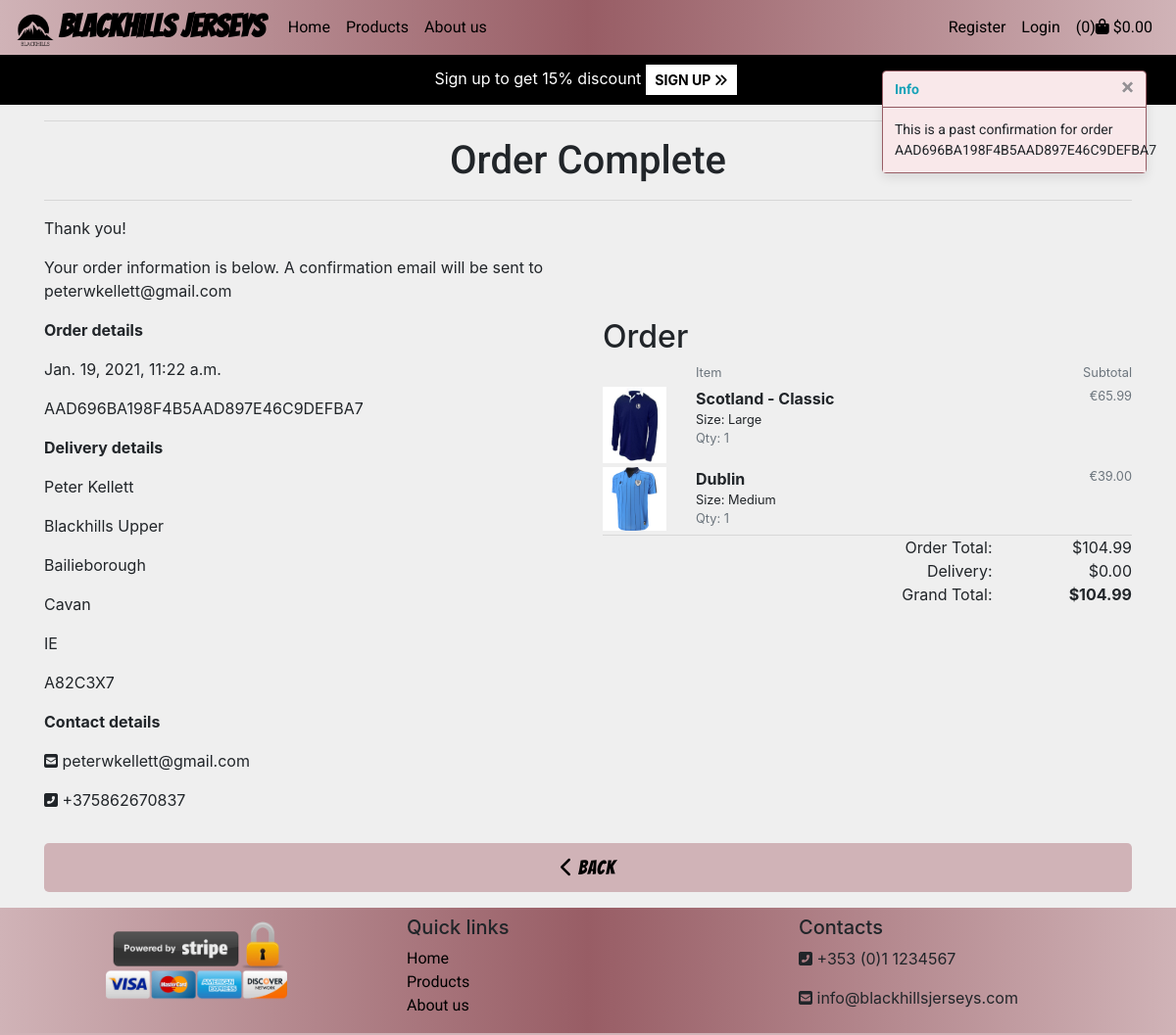
Page /profile/order_history/AAD696BA198F4B5AAD897E46C9DEFBA7 on the committed database.
### checkout/models.py (models this page shows, shortened)
class Order(models.Model):
    order_number = models.CharField(max_length=32,
                                    null=False,
                                    editable=False)
    user_profile = models.ForeignKey(UserProfile,
                                     on_delete=models.SET_NULL,
                                     null=True,
                                     blank=True,
                                     related_name='orders')
    full_name = models.CharField(max_length=50,
                                 null=False,
                                 blank=False)
    email = models.EmailField(max_length=254,
                              null=False,
                              blank=False)
    phone_number = models.CharField(max_length=20,
                                    null=False,
                                    blank=False)
    country = CountryField(blank_label='Country*',
                           max_length=40,
                           null=False,
                           blank=False)
    postcode = models.CharField(max_length=20,
                                null=True,
                                blank=True)
    town_or_city = models.CharField(max_length=40,
                                    null=False,
                                    blank=False)
    street_address1 = models.CharField(max_length=80,
                                       null=False,
                                       blank=False)
    street_address2 = models.CharField(max_length=80,
                                       null=True,
                                       blank=True)
    county = models.CharField(max_length=80,
                              null=False,
                              blank=False)
    date = models.DateTimeField(auto_now_add=True)
    delivery_cost = models.DecimalField(max_digits=6,
                                        decimal_places=2,
                                        null=False,
                                        default=0)
    order_total = models.DecimalField(max_digits=10,
                                      decimal_places=2,
                                      null=False,
                                      default=0)
    grand_total = models.DecimalField(max_digits=10,
                                      decimal_places=2,
                                      null=False,
                                      default=0)
    original_bag = models.TextField(null=False,
                                    blank=False,
                                    default='')
    stripe_pid = models.CharField(max_length=254,
                                  null=False,
                                  blank=False,
                                  default='')

class OrderLineItem(models.Model):
    order = models.ForeignKey(Order,
                              null=False,
                              blank=False,
                              on_delete=models.CASCADE,
                              related_name='lineitems')
    product = models.ForeignKey(Product,
                                null=False,
                                blank=False,
                                on_delete=models.CASCADE,
                                related_name='lineitems')
    product_size = models.CharField(max_length=10,
                                    null=False,
                                    blank=False)
    quantity = models.IntegerField(null=False,
                                   blank=False,
                                   default=0)
    lineitem_total = models.DecimalField(max_digits=6,
                                         decimal_places=2,
                                         null=False,
                                         blank=False,
                                         editable=False)

### products/models.py (models this page shows, shortened)
class Product(models.Model):
    category = models.ForeignKey('Category',
                                 null=True,
                                 blank=True,
                                 on_delete=models.SET_NULL)
    name = models.CharField(max_length=254)
    description = models.TextField(null=True,
                                   blank=True)
    price = models.DecimalField(max_digits=6, decimal_places=2)
    image_url = models.URLField(max_length=1024,
                                null=True,
                                blank=True)
    image = models.ImageField(null=True, blank=True)
    sku = models.CharField(max_length=254,
                           null=True,
                           blank=True)
    size_s = models.BooleanField(default=False,
                                 null=True,
                                 blank=True)
    size_m = models.BooleanField(default=False,
                                 null=True,
                                 blank=True)
    size_lg = models.BooleanField(default=False,
                                  null=True,
                                  blank=True)
    size_xl = models.BooleanField(default=False,
                                  null=True,
                                  blank=True)
    number_of_reviews = models.IntegerField(blank=True,
                                            null=True)

### profiles/views.py (the view)
# urls.py: path('order_history/<order_number>',
def order_history(request, order_number):
    order = get_object_or_404(Order, order_number=order_number)
    messages.info(request, (
        f'This is a past confirmation for order {order_number}'
    ))
    template = 'checkout/checkout_success.html'
    context = {
        'order': order,
        'from_profile_page': True,
    }
    return render(request, template, context)

### checkout/templates/checkout/checkout_success.html (shortened to what this page needs)
{% extends 'base.html' %} {% load static %} {% block page_header %}
<div class="container header-container">
</div>
{% endblock %} {% block content %}
<section class="container">
    <hr>
        <h1 class="text-center m-2">Order Complete</h1>
    <hr>
    <div class="row">
        <div class="col-12 col-md-6">
            <p>Thank you!</p>
            <p>Your order information is below. A confirmation email will be sent to {{ order.email }}</p>
        </div>
    </div>
</section>
<section class="container">
    <div class="row">
        <div class="col-12 col-lg-6">
            <p><strong>Order details</strong></p>
            <p>{{ order.date }}</p>
            <p>{{ order.order_number }}</p>
            <p><strong>Delivery details</strong></p>
            <p>{{ order.full_name }}</p>
            <p>{{ order.street_address1 }}</p>
            <p>{{ order.town_or_city }}</p>
            <p>{{ order.county }}</p>
            <p>{{ order.country }}</p>
            <p>{{ order.postcode }}</p>
            <p><strong>Contact details</strong></p>
            <p><i class="fas fa-envelope-square"></i> {{ order.email }}</p>
            <p><i class="fas fa-phone-square-alt"></i> {{ order.phone_number }}</p>
        </div>
        <div class="col-12 col-lg-6 order-lg-last mb-5">
            <h2>Order</h2>
            <div class="row">
                <div class="col-7 offset-2">
                    <p class="mb-1 mt-0 small text-muted">Item</p>
                </div>
                <div class="col-3 text-right">
                    <p class="mb-1 mt-0 small text-muted">Subtotal</p>
                </div>
            </div>
            {% for item in order.lineitems.all %}
                <div class="row">
                    <div class="col-2 mb-1">
                            {% if item.product.image %}
                                <img class="w-100" src="{{ item.product.image.url }}" alt="{{ product.name }}">
                            {% else %}
                                <img class="w-100" src="{{ MEDIA_URL }}noimage.png" alt="{{ product.name }}">
                            {% endif %}
                    </div>
                    <div class="col-7">
                        <p class="my-0"><strong>{{ item.product.name }}</strong></p>
                        <p class="my-0 small">Size: {{ item.product_size.title }}</p>
                        <p class="my-0 small text-muted">Qty: {{ item.quantity }}</p>
                    </div>
                    <div class="col-3 text-right">
                        <p class="my-0 small text-muted">€{{ item.lineitem_total  }}</p>
                    </div>
                </div>
            {% endfor %}
            <hr class="my-0">
            <div class="row text-black text-right">
                <div class="col-7 offset-2">
                    <p class="my-0">Order Total:</p>
                    <p class="my-0">Delivery:</p>
                    <p class="my-0">Grand Total:</p>
                </div>
                <div class="col-3">
                    <p class="my-0">${{ order.order_total }}</p>
                    <p class="my-0">${{ order.delivery_cost }}</p>
                    <p class="my-0"><strong>${{ order.grand_total }}</strong></p>
                </div>
            </div>
        </div>
    </div>
    <div class="row">
        <div class="col py-3 w-25">
            {% if from_profile_page %}
                <a href="{% url 'profile' %}" class="btn btn-lg products-button w-100">
                    <span class="icon">
                        <i class="fas fa-chevron-left"></i>
                    </span>
                    <span>Back</span>
                </a>
            {% endif %}
        </div>
    </div>
</section>
{% endblock %}

### static/css/base.css (style rules this page uses)
body { background-color: #efefef; display: flex; min-height: 100vh; width: 100%; overflow-x: hidden; flex-direction: column; }
h1 { font-family: 'Roboto', sans-serif; }
.header-container { height: 56px; }
.products-button { letter-spacing: 0.05rem; color: #000; background-color: #d0b2b6f7; font-family: 'Bangers', cursive; border: 2px solid transparent; }

### rows in the picture
Order: email "peterwkellett@gmail.com", date "Jan. 19, 2021, 11:22 a.m.", order_number "AAD696BA198F4B5AAD897E46C9DEFBA7", full_name "Peter Kellett", street_address1 "Blackhills Upper", town_or_city "Bailieborough", county "Cavan", country "IE", postcode "A82C3X7", phone_number "+375862670837", order_total "104.99", delivery_cost "0.00", grand_total "104.99"
OrderLineItem: product.image (picture), product.name "Scotland - Classic", product_size "Large", quantity "1", lineitem_total "65.99"
OrderLineItem: product.image (picture), product.name "Dublin", product_size "Medium", quantity "1", lineitem_total "39.00"

### other values in the picture
{{ product_count }} "0"
{{ message }} "This is a past confirmation for order AAD696BA198F4B5AAD897E46C9DEFBA7"
{{ registered_discount }} "15"
